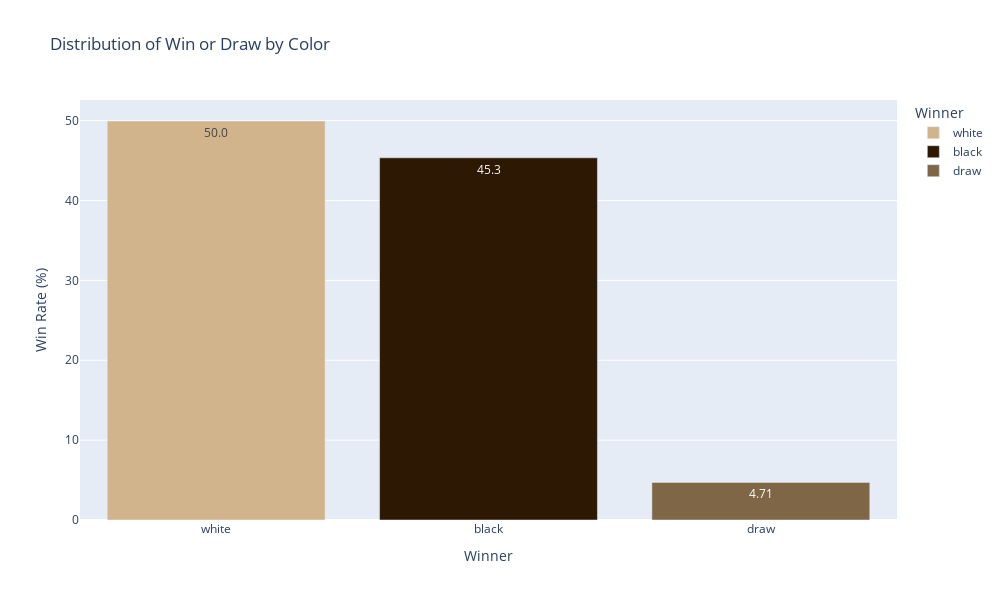

Write notebook code for a chart like this one.
### Markdown cell above
***
### Distribuição de taxas de Vitória/Empate por Cor das peças

### Code cell
# Calculando a distribuição de vitórias por cor
count_winner_color = (df['winner'].value_counts(normalize=True)*100).round(2)

# Criando um DataFrame a partir da distribuição calculada
winner_color_df = count_winner_color.reset_index()
winner_color_df.columns = ['winner', 'proportion']

# Definindo as cores para cada categoria
color_map = {'white': colorW, 'black': colorB, 'draw': colorD}

# Gráfico de barras
fig = px.bar(winner_color_df,
             x='winner', y='proportion',
             width=1000, height=600,
             text_auto='.3s',
             title='Distribution of Win or Draw by Color',
             labels={'winner': 'Winner', 'proportion': 'Win Rate (%)'},
             color='winner',
             color_discrete_map=color_map)

fig.show()

### Figure 1 — Plotly figure (JSON) as saved in the notebook; plotly's stock layout.template omitted (floating-point values rounded to 4 significant figures)
{"data": [{"alignmentgroup": "True", "hovertemplate": "Winner=%{x}<br>Win Rate (%)=%{y}<extra></extra>", "legendgroup": "white", "marker": {"color": "#D2B48C", "pattern": {"shape": ""}}, "name": "white", "offsetgroup": "white", "orientation": "v", "showlegend": true, "textposition": "auto", "texttemplate": "%{y:.3s}", "type": "bar", "x": ["white"], "xaxis": "x", "y": [49.95], "yaxis": "y"}, {"alignmentgroup": "True", "hovertemplate": "Winner=%{x}<br>Win Rate (%)=%{y}<extra></extra>", "legendgroup": "black", "marker": {"color": "#2D1803", "pattern": {"shape": ""}}, "name": "black", "offsetgroup": "black", "orientation": "v", "showlegend": true, "textposition": "auto", "texttemplate": "%{y:.3s}", "type": "bar", "x": ["black"], "xaxis": "x", "y": [45.34], "yaxis": "y"}, {"alignmentgroup": "True", "hovertemplate": "Winner=%{x}<br>Win Rate (%)=%{y}<extra></extra>", "legendgroup": "draw", "marker": {"color": "#7F6647", "pattern": {"shape": ""}}, "name": "draw", "offsetgroup": "draw", "orientation": "v", "showlegend": true, "textposition": "auto", "texttemplate": "%{y:.3s}", "type": "bar", "x": ["draw"], "xaxis": "x", "y": [4.71], "yaxis": "y"}], "layout": {"barmode": "relative", "height": 600, "legend": {"title": {"text": "Winner"}, "tracegroupgap": 0}, "title": {"text": "Distribution of Win or Draw by Color"}, "width": 1000, "xaxis": {"anchor": "y", "autorange": true, "categoryarray": ["white", "black", "draw"], "categoryorder": "array", "domain": [0, 1], "range": [-0.5, 2.5], "title": {"text": "Winner"}, "type": "category"}, "yaxis": {"anchor": "x", "autorange": true, "domain": [0, 1], "range": [0, 52.58], "title": {"text": "Win Rate (%)"}, "type": "linear"}}}
